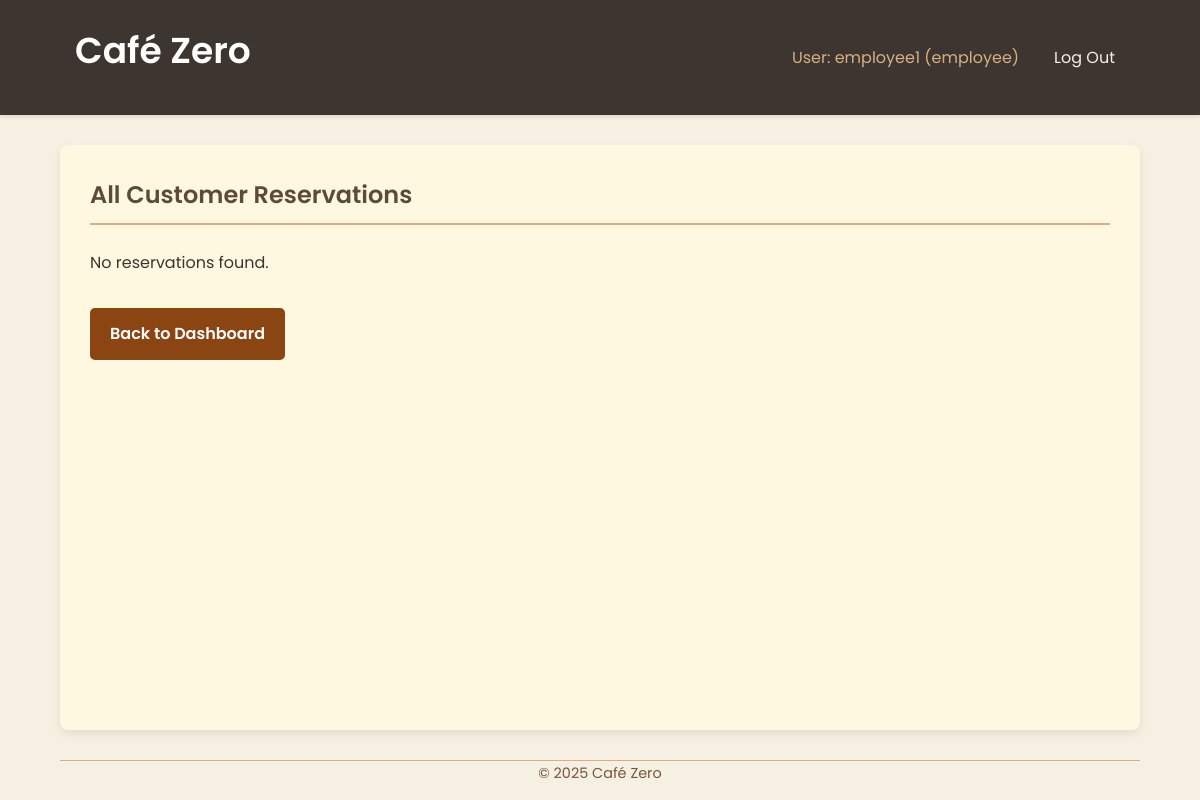
Before: /employee/reservations (signed in) with the older database file.
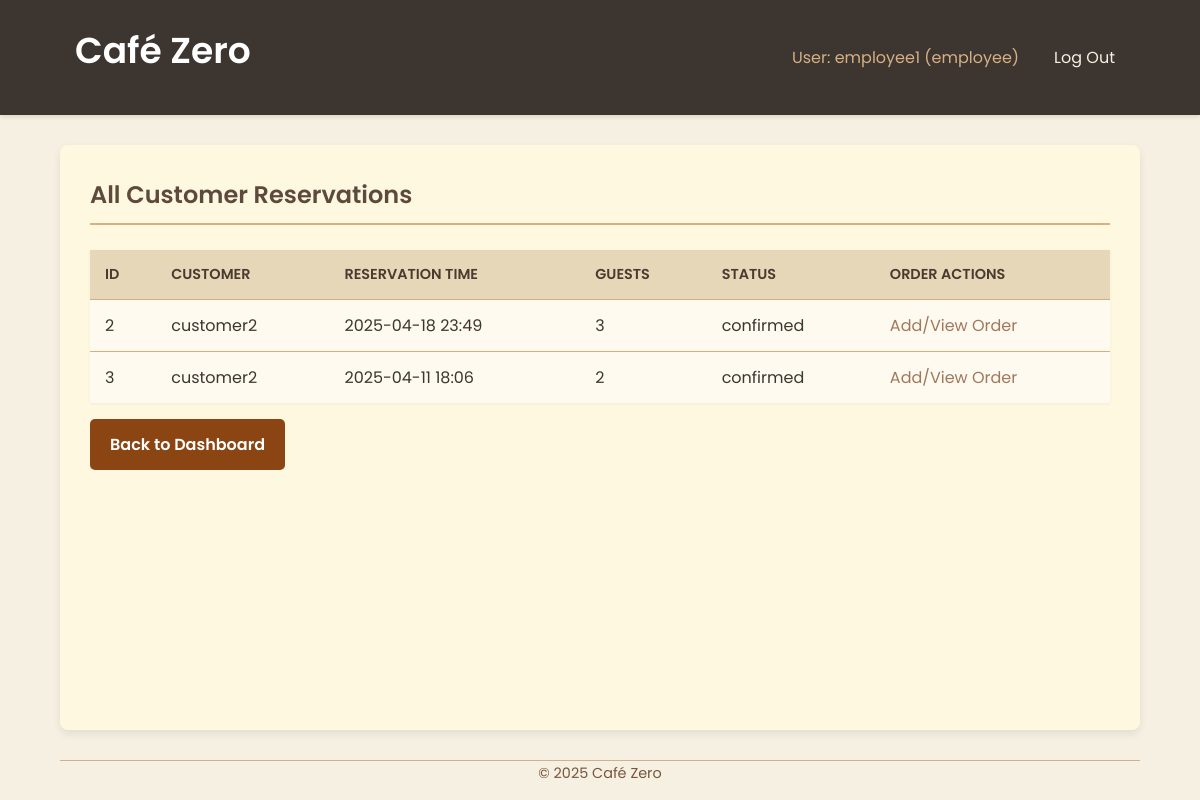
After: the same page with the newer database file.
### tables this page shows
CREATE TABLE users (
            id INTEGER PRIMARY KEY AUTOINCREMENT,
            username TEXT UNIQUE NOT NULL,
            password_hash TEXT NOT NULL,
            role TEXT NOT NULL CHECK(role IN ('customer', 'employee', 'admin')),
            loyalty_points INTEGER DEFAULT 0,
            created_at TIMESTAMP DEFAULT CURRENT_TIMESTAMP
        );

CREATE TABLE reservations (
            id INTEGER PRIMARY KEY AUTOINCREMENT,
            customer_id INTEGER NOT NULL,
            reservation_time DATETIME NOT NULL,
            num_guests INTEGER NOT NULL,
            status TEXT DEFAULT 'confirmed', -- e.g., confirmed, completed, cancelled
            created_at TIMESTAMP DEFAULT CURRENT_TIMESTAMP,
            FOREIGN KEY (customer_id) REFERENCES users(id)
        );

### app.py (the view)
@app.route('/employee/reservations')
@login_required
@role_required('employee')
def employee_view_reservations():
    reservations = []
    db = get_db()
    if not db:
        return render_template('employee/view_reservations.html', reservations=[], error="Database connection failed")
    try:
        cursor = db.execute("""
            SELECT r.id, r.reservation_time, r.num_guests, r.status, u.username as customer_username
            FROM reservations r
            JOIN users u ON r.customer_id = u.id
            ORDER BY r.reservation_time DESC
        """)
        reservations_data = [dict(row) for row in cursor.fetchall()]
        for reservation in reservations_data:
            reservation_id = reservation['id']
            orders = []
            order_cursor = db.execute("""
                SELECT o.id as order_id, o.order_time, o.total_amount, u.username as employee_username
                FROM orders o
                JOIN users u ON o.employee_id = u.id
                WHERE o.reservation_id = ?
                ORDER BY o.order_time
            """, (reservation_id,))
            orders_data = [dict(row) for row in order_cursor.fetchall()]
            for order in orders_data:
                order_id = order['order_id']
                items_cursor = db.execute("""
                    SELECT item_name, quantity, price_per_item
                    FROM order_items
                    WHERE order_id = ?
                """, (order_id,))
                order['items'] = [dict(item_row) for item_row in items_cursor.fetchall()]
                orders.append(order)
            reservation['orders'] = orders
            reservations.append(reservation)
    except sqlite3.Error as e:
        print(f"DB Error fetching reservations with orders for employee: {e}")
        flash("Could not fetch reservation list with order details.", "danger")
    return render_template('employee/view_reservations.html', reservations=reservations)

### app.py (called while the page is built)
def get_db():
    if 'db' not in g:
        try:
            g.db = sqlite3.connect(DATABASE)
            g.db.row_factory = sqlite3.Row # Return rows as dictionary-like objects
            print("Database connection opened.")
        except sqlite3.Error as e:
            print(f"Database connection error: {e}")
            flash("Database connection error. Please try again later.", "danger")
            g.db = None # Ensure db is None if connection failed
    return g.db

@app.context_processor
def inject_current_year():
    return {'current_year': datetime.datetime.now().year}

def login_required(f):
    @wraps(f)
    def decorated_function(*args, **kwargs):
        if 'user_id' not in session:
            flash('Please log in to access this page.', 'warning')
            return redirect(url_for('login'))
        return f(*args, **kwargs)
    return decorated_function

def role_required(required_role):
    def decorator(f):
        @wraps(f)
        def decorated_function(*args, **kwargs):
            if 'user_id' not in session:
                flash('Please log in to access this page.', 'warning')
                return redirect(url_for('login'))
            if session.get('role') != required_role:
                flash(f'You do not have permission to access this page. Requires {required_role} role.', 'danger')
                if 'role' in session:
                     return redirect(url_for(f"{session['role']}_dashboard"))
                else:
                     return redirect(url_for('login'))
            return f(*args, **kwargs)
        return decorated_function
    return decorator

### templates/employee/view_reservations.html (shortened to what this page needs)
{% extends 'base.html' %}
{% block content %}
  <h2>All Customer Reservations</h2>
  {% if reservations %}
    <table>
      <thead>
        <tr>
          <th>ID</th>
          <th>Customer</th>
          <th>Reservation Time</th>
          <th>Guests</th>
          <th>Status</th>
          <th>Order Actions</th>
        </tr>
      </thead>
      <tbody>
        {% for reservation in reservations %}
          <tr>
            <td>{{ reservation['id'] }}</td>
            <td>{{ reservation['customer_username'] }}</td>
            <td>{{ reservation['reservation_time'].replace('T', ' ') }}</td>
            <td>{{ reservation['num_guests'] }}</td>
            <td>{{ reservation['status'] }}</td>
            <td>
              <a href="{{ url_for('employee_add_order', reservation_id=reservation['id']) }}" class="button-link-small">Add/View Order</a>
            </td>
          </tr>
        {% endfor %}
      </tbody>
    </table>
  {% else %}
    <p>No reservations found.</p>
  {% endif %}
  <p><a href="{{ url_for('employee_dashboard') }}" class="button-link mt-2">Back to Dashboard</a></p>
{% endblock %}

### templates/base.html (shortened to what this page needs)
<!doctype html>
<html lang="en">
  <head>
    <link rel="stylesheet" href="{{ url_for('static', filename='style.css') }}">
  </head>
  <body>
    <nav class="navbar">
      <div class="container">
        <h1 style="margin-top: 0.2em;"><a href="{{ url_for('index') }}">Café Zero</a></h1>
          <ul>
            {% if 'user_id' in session %}
              <li><span>User: {{ session['username'] }} ({{ session['role'] }})</span></li>
              <li><a href="{{ url_for('logout') }}" class="nav-link">Log Out</a></li>
            {% else %}
              <li><a href="{{ url_for('login') }}" class="nav-link">Log In</a></li>
              <li><a href="{{ url_for('signup') }}" class="nav-link">Sign Up</a></li>
            {% endif %}
          </ul>
      </div>
    </nav>
    <main class="container content-area">
      {% block content %}{% endblock %}
    </main>
    <footer class="container">
      <p>&copy; {{ current_year }} Café Zero</p> </footer>
  </body>
</html>

### static/style.css (style rules this page uses)
* { box-sizing: border-box; margin: 0; padding: 0; }
body { font-family: 'Poppins', sans-serif; line-height: 1.7; background-color: #f5f0e1; color: #3d352f; display: flex; flex-direction: column; min-height: 100vh; }
h1, h2, h3 { color: #5e4a3d; margin-bottom: 0.8em; font-weight: 600; }
h2 { border-bottom: 2px solid #d6b084; padding-bottom: 0.3em; margin-bottom: 1em; }
p { margin-bottom: 1em; }
a { color: #a0785a; text-decoration: none; transition: color 0.2s ease-in-out; }
.container { width: 90%; max-width: 1100px; margin: 0 auto; padding: 0 15px; }
.navbar { background-color: #3d352f; color: #f5f0e1; padding: 15px 0; box-shadow: 0 2px 4px rgba(0,0,0,0.1); }
.navbar .container { display: flex; justify-content: space-between; align-items: center; }
.navbar h1 a { color: #ffffff; text-decoration: none; font-size: 1.5em; font-weight: 600; }
.navbar ul { list-style: none; display: flex; align-items: center; }
.navbar ul li { margin-left: 20px; }
.navbar ul li span { color: #d6b084; margin-right: 5px; }
.navbar ul li a.nav-link { color: #f5f0e1; text-decoration: none; padding: 5px 10px; border-radius: 4px; transition: background-color 0.2s ease; }
.content-area { background-color: #fff8e1; padding: 30px; margin-top: 30px; margin-bottom: 30px; border-radius: 8px; box-shadow: 0 4px 8px rgba(0,0,0,0.08); flex-grow: 1; }
form input[type=submit], button, .button-link { background-color: #8b4513; color: white; padding: 12px 20px; border: none; border-radius: 5px; cursor: pointer; font-size: 1em; font-weight: 600; transition: background-color 0.2s ease; text-decoration: none; display: inline-block; margin-top: 10px; margin-right: 10px; }
table { width: 100%; border-collapse: collapse; margin-top: 25px; box-shadow: 0 1px 3px rgba(0,0,0,0.05); background-color: #fffaf0; }
th, td { padding: 12px 15px; text-align: left; border-bottom: 1px solid #d6b084; }
th { background-color: #e6d7b9; font-weight: 600; color: #4a3b31; text-transform: uppercase; font-size: 0.9em; }
tr:last-child td { border-bottom: none; }
footer { text-align: center; margin-top: 30px; padding: 20px 0; font-size: 0.9em; color: #77563d; border-top: 1px solid #d6b084; }
.mt-2 { margin-top: 1rem; }

Changed rows visible on the page:
now on this page (row edited): users: username "employee1", role "employee"
added reservations: id "2", customer_username "customer2", reservation_time.replace "2025-04-18 23:49", num_guests "3", status "confirmed"
added reservations: id "3", customer_username "customer2", reservation_time.replace "2025-04-11 18:06", num_guests "2", status "confirmed"
Other visible differences:
{{ session['username'] }}: "employee1" → (not shown)
{{ session['role'] }}: "employee" → (not shown)
text no longer shown: "No reservations found."
text now shown: "ID CUSTOMER RESERVATION TIME GUESTS STATUS ORDER ACTIONS"
